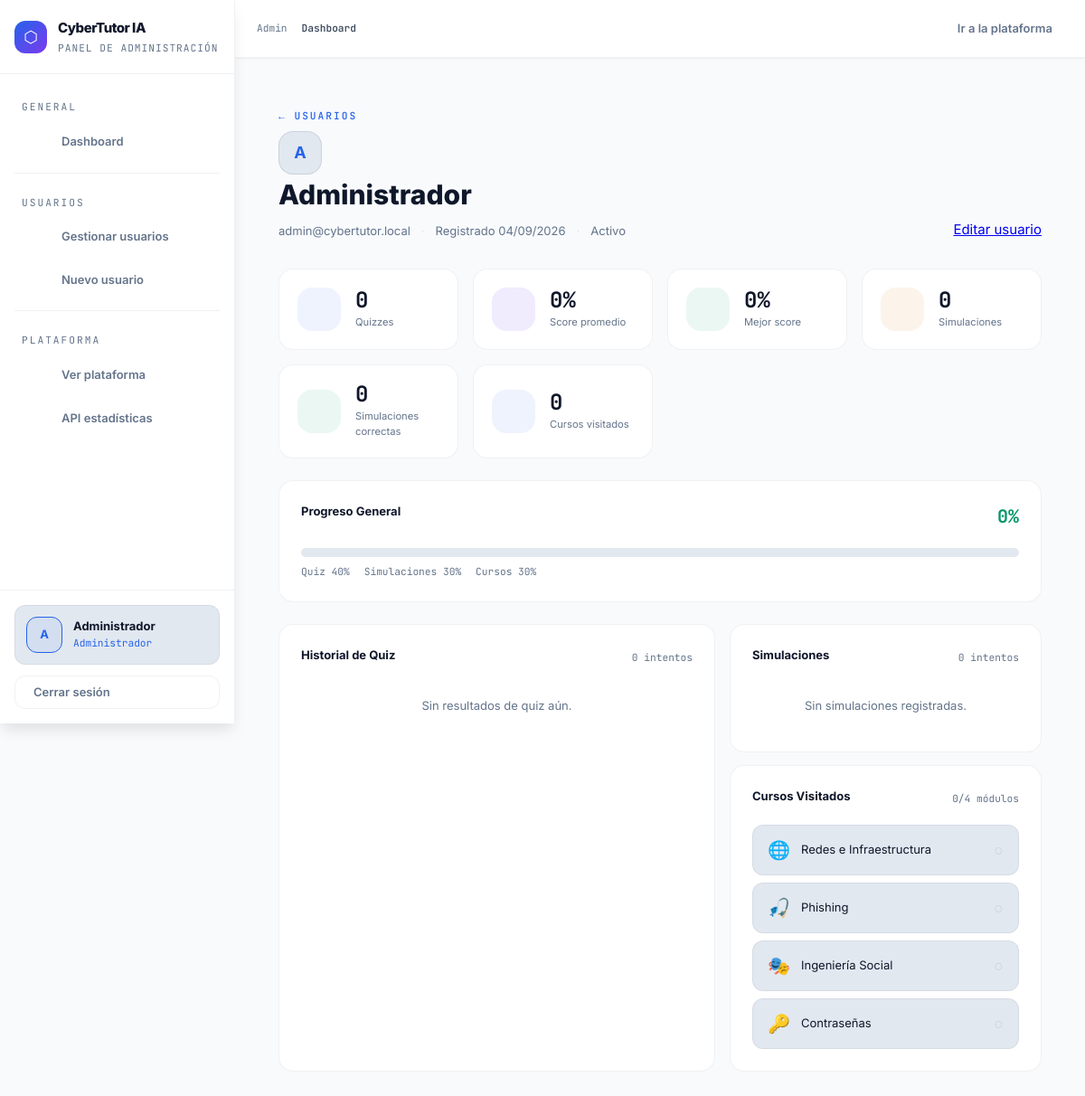
The page /admin/users/1/progress (signed in) on the database its author committed.
### app/models/user.py (models this page shows, shortened)
class User(db.Model, UserMixin):
    __tablename__ = 'user'
    id           = db.Column(db.Integer, primary_key=True)
    email        = db.Column(db.String(100), unique=True, nullable=False)
    password     = db.Column(db.String(255), nullable=False)
    name         = db.Column(db.String(100), default='')
    is_admin     = db.Column(db.Boolean, default=False)
    is_active    = db.Column(db.Boolean, default=True)
    created_at   = db.Column(db.DateTime, default=datetime.utcnow)
    last_login   = db.Column(db.DateTime, nullable=True)
    __table_args__ = (
        db.Index('ix_user_admin_active', 'is_admin', 'is_active'),
        db.Index('ix_user_created_at', 'created_at'),
        db.Index('ix_user_last_login', 'last_login'),
    )
    quiz_results       = db.relationship('QuizResult',       backref='user', lazy=True, cascade='all, delete-orphan')
    simulation_results = db.relationship('SimulationResult', backref='user', lazy=True, cascade='all, delete-orphan')
    course_visits      = db.relationship('CourseVisit',      backref='user', lazy=True, cascade='all, delete-orphan')
    @property
    def quiz_count(self):
        return len(self.quiz_results)
    @property
    def avg_quiz_score(self):
        if not self.quiz_results:
            return 0
        return round(sum(r.score for r in self.quiz_results) / len(self.quiz_results))
    @property
    def best_quiz_score(self):
        if not self.quiz_results:
            return 0
        return max(r.score for r in self.quiz_results)
    @property
    def simulation_count(self):
        return len(self.simulation_results)
    @property
    def simulation_correct(self):
        return sum(1 for r in self.simulation_results if r.is_correct)
    @property
    def courses_visited(self):
        return len(set(v.course_id for v in self.course_visits))
    @property
    def overall_progress(self):
        quiz_score   = self.avg_quiz_score * 0.4          # 40%
        sim_score    = (self.simulation_correct / max(self.simulation_count, 1)) * 100 * 0.3  # 30%
        course_score = min(self.courses_visited / 4, 1) * 100 * 0.3   # 30% (4 cursos total)
        return round(quiz_score + sim_score + course_score)

### app/routes/admin.py (the view)
@admin.route('/users/<int:user_id>/progress')
@login_required
@admin_required
def user_progress(user_id):
    user = User.query.get_or_404(user_id)
    quiz_results = QuizResult.query.filter_by(user_id=user_id)\
                    .order_by(QuizResult.created_at.desc()).all()
    sim_results = SimulationResult.query.filter_by(user_id=user_id)\
                    .order_by(SimulationResult.created_at.desc()).all()
    course_visits = CourseVisit.query.filter_by(user_id=user_id)\
                    .order_by(CourseVisit.visited_at.desc()).all()
    quiz_history = [
        {'date': r.created_at.strftime('%d/%m'), 'score': r.score}
        for r in reversed(quiz_results[:10])
    ]
    return render_template('admin/user_progress.html',
        user=user,
        quiz_results=quiz_results,
        sim_results=sim_results,
        course_visits=course_visits,
        quiz_history=quiz_history,
    )

### app/templates/admin/user_progress.html (shortened to what this page needs)
{% extends "base_admin.html" %}
{% block content %}
<div class="admin-page">
  <div class="admin-header">
    <div>
      <div class="admin-eyebrow">
        <a href="{{ url_for('admin.users') }}" class="admin-back">← Usuarios</a>
      </div>
      <h1 class="admin-title">
        <div class="user-avatar user-avatar-lg">{{ user.email[0].upper() }}</div>
        {{ user.name or user.email }}
      </h1>
      <div class="user-meta">
        <span>{{ user.email }}</span>
        <span class="dot">·</span>
        <span>Registrado {{ user.created_at.strftime('%d/%m/%Y') }}</span>
        <span class="dot">·</span>
        <span class="status-pill {% if user.is_active %}status-active{% else %}status-inactive{% endif %}">
          {{ 'Activo' if user.is_active else 'Inactivo' }}
        </span>
      </div>
    </div>
    <a href="{{ url_for('admin.edit_user', user_id=user.id) }}" class="btn btn-secondary">Editar usuario</a>
  </div>
  <div class="kpi-grid">
    <div class="kpi-card">
      <div class="kpi-icon kpi-blue"></div>
      <div class="kpi-content">
        <div class="kpi-num">{{ user.quiz_count }}</div>
        <div class="kpi-label">Quizzes</div>
      </div>
    </div>
    <div class="kpi-card">
      <div class="kpi-icon kpi-purple"></div>
      <div class="kpi-content">
        <div class="kpi-num">{{ user.avg_quiz_score }}%</div>
        <div class="kpi-label">Score promedio</div>
      </div>
    </div>
    <div class="kpi-card">
      <div class="kpi-icon kpi-green"></div>
      <div class="kpi-content">
        <div class="kpi-num">{{ user.best_quiz_score }}%</div>
        <div class="kpi-label">Mejor score</div>
      </div>
    </div>
    <div class="kpi-card">
      <div class="kpi-icon kpi-orange"></div>
      <div class="kpi-content">
        <div class="kpi-num">{{ user.simulation_count }}</div>
        <div class="kpi-label">Simulaciones</div>
      </div>
    </div>
    <div class="kpi-card">
      <div class="kpi-icon kpi-green"></div>
      <div class="kpi-content">
        <div class="kpi-num">{{ user.simulation_correct }}</div>
        <div class="kpi-label">Simulaciones correctas</div>
      </div>
    </div>
    <div class="kpi-card">
      <div class="kpi-icon kpi-blue"></div>
      <div class="kpi-content">
        <div class="kpi-num">{{ user.courses_visited }}</div>
        <div class="kpi-label">Cursos visitados</div>
      </div>
    </div>
  </div>
  <div class="admin-card" style="margin-bottom:1.5rem;">
    <div class="admin-card-header">
      <span class="admin-card-title">Progreso General</span>
      <span class="prog-pct">{{ user.overall_progress }}%</span>
    </div>
    <div class="prog-bar-outer">
    </div>
    <div class="prog-legend">
      <span>Quiz 40%</span>
      <span>Simulaciones 30%</span>
      <span>Cursos 30%</span>
    </div>
  </div>
  <div class="admin-row" style="grid-template-columns: 1.4fr 1fr;">
    <div class="admin-card">
      <div class="admin-card-header">
        <span class="admin-card-title"> Historial de Quiz</span>
        <span class="admin-card-sub">{{ quiz_results | length }} intentos</span>
      </div>
      {% if quiz_results %}
      <div class="mini-chart">
        {% for r in quiz_results[-10:] | reverse %}
        <div class="mc-bar-wrap" title="{{ r.score }}% — {{ r.created_at.strftime('%d/%m') }}">
          <div class="mc-bar {% if r.score >= 90 %}mc-green{% elif r.score >= 70 %}mc-blue{% elif r.score >= 50 %}mc-yellow{% else %}mc-red{% endif %}"
               style="height: {{ r.score }}%">
          </div>
          <div class="mc-label">{{ r.created_at.strftime('%d/%m') }}</div>
        </div>
        {% endfor %}
      </div>
      <div class="admin-table-wrap" style="margin-top:1.25rem;">
        <table class="admin-table">
          <thead><tr><th>Fecha</th><th>Score</th><th>Correctas</th><th>Nivel</th></tr></thead>
          <tbody>
            {% for r in quiz_results %}
            <tr>
              <td class="td-muted td-mono">{{ r.created_at.strftime('%d/%m/%Y %H:%M') }}</td>
              <td>
                <span class="score-pill {% if r.score >= 90 %}pill-green{% elif r.score >= 70 %}pill-blue{% elif r.score >= 50 %}pill-yellow{% else %}pill-red{% endif %}">
                  {{ r.score }}%
                </span>
              </td>
              <td class="td-muted td-mono">{{ r.correct }}/{{ r.total }}</td>
              <td class="td-muted">
                {% if r.score >= 90 %}Experto
                {% elif r.score >= 70 %}Avanzado
                {% elif r.score >= 50 %}Intermedio
                {% else %}Principiante{% endif %}
              </td>
            </tr>
            {% endfor %}
          </tbody>
        </table>
      </div>
      {% else %}
      <p class="admin-empty">Sin resultados de quiz aún.</p>
      {% endif %}
    </div>
    <div style="display:flex; flex-direction:column; gap:14px;">
      <div class="admin-card">
        <div class="admin-card-header">
          <span class="admin-card-title"> Simulaciones</span>
          <span class="admin-card-sub">{{ sim_results | length }} intentos</span>
        </div>
        {% if sim_results %}
        <div class="admin-table-wrap">
          <table class="admin-table">
            <thead><tr><th>Fecha</th><th>Escenario</th><th>Acción</th><th>Resultado</th><th>Puntos</th></tr></thead>
            <tbody>
              {% for r in sim_results %}
              <tr>
                <td class="td-muted td-mono" style="white-space:nowrap;">{{ r.created_at.strftime('%d/%m %H:%M') }}</td>
                <td class="td-muted td-mono">{{ r.scenario_id }}</td>
                <td class="td-muted">{{ r.action_taken }}</td>
                <td>
                  <span class="status-pill {% if r.is_correct %}status-active{% else %}status-inactive{% endif %}">
                    {{ '✓ Correcto' if r.is_correct else '✗ Incorrecto' }}
                  </span>
                </td>
                <td class="td-mono {% if r.points >= 75 %}text-success{% elif r.points >= 25 %}text-warning{% else %}text-danger{% endif %}">
                  {{ r.points }}
                </td>
              </tr>
              {% endfor %}
            </tbody>
          </table>
        </div>
        {% else %}
        <p class="admin-empty">Sin simulaciones registradas.</p>
        {% endif %}
      </div>
      <div class="admin-card">
        <div class="admin-card-header">
          <span class="admin-card-title"> Cursos Visitados</span>
          <span class="admin-card-sub">{{ user.courses_visited }}/4 módulos</span>
        </div>
        {% set all_courses = [
          ('redes', 'Redes e Infraestructura', '🌐'),
          ('phishing', 'Phishing', '🎣'),
          ('ingenieria', 'Ingeniería Social', '🎭'),
          ('contrasena', 'Contraseñas', '🔑'),
        ] %}
        {% set visited_ids = course_visits | map(attribute='course_id') | list %}
        <div class="course-check-list">
          {% for cid, cname, icon in all_courses %}
          <div class="cc-item {% if cid in visited_ids %}cc-done{% endif %}">
            <span class="cc-icon">{{ icon }}</span>
            <span class="cc-name">{{ cname }}</span>
            <span class="cc-status">{{ '✓' if cid in visited_ids else '○' }}</span>
          </div>
          {% endfor %}
        </div>
      </div>
    </div>
  </div>
</div>
{% endblock %}

### app/templates/base_admin.html (shortened to what this page needs)
<!DOCTYPE html>
<html lang="es" data-theme="light">
<head>
  <link rel="stylesheet" href="https://cdnjs.cloudflare.com/ajax/libs/tabler-icons/3.19.0/tabler-icons.min.css">
  <link rel="stylesheet" href="{{ url_for('static', filename='css/design-tokens.css') }}">
  <link rel="stylesheet" href="{{ url_for('static', filename='css/admin.css') }}">
</head>
<body>
<aside class="admin-sidebar" id="sidebar">
  <div class="sidebar-logo">
    <div class="logo-wrap">
      <div class="logo-icon">⬡</div>
      <div>
        <div class="logo-title">CyberTutor IA</div>
        <div class="logo-sub">Panel de administración</div>
      </div>
    </div>
  </div>
  <nav class="sidebar-nav">
    <span class="nav-section-label">General</span>
    <a href="{{ url_for('admin.dashboard') }}"
       class="nav-link {% if request.endpoint == 'admin.dashboard' %}active{% endif %}">
       Dashboard
    </a>
    <div class="nav-divider"></div>
    <span class="nav-section-label">Usuarios</span>
    <a href="{{ url_for('admin.users') }}"
       class="nav-link {% if request.endpoint in ['admin.users', 'admin.create_user', 'admin.edit_user'] %}active{% endif %}">
       Gestionar usuarios
    </a>
    <a href="{{ url_for('admin.create_user') }}" class="nav-link">
       Nuevo usuario
    </a>
    <div class="nav-divider"></div>
    <span class="nav-section-label">Plataforma</span>
    <a href="{{ url_for('main.home') }}" class="nav-link" target="_blank">
       Ver plataforma
    </a>
    <a href="{{ url_for('admin.api_stats') }}" class="nav-link" target="_blank">
       API estadísticas
    </a>
  </nav>
  <div class="sidebar-footer">
    <div class="admin-profile">
      <div class="profile-avatar">
        {{ current_user.email[0].upper() if current_user.is_authenticated else 'A' }}
      </div>
      <div>
        <div class="profile-name">
          {{ current_user.name or current_user.email if current_user.is_authenticated else 'Admin' }}
        </div>
        <div class="profile-role">Administrador</div>
      </div>
    </div>
    <a href="{{ url_for('auth.logout') }}" class="btn-logout">
       Cerrar sesión
    </a>
  </div>
</aside>
<main class="admin-main">
  <div class="admin-topnav">
    <div class="breadcrumb">
      <a href="{{ url_for('admin.dashboard') }}">Admin</a>
      <span class="current">{% block breadcrumb %}Dashboard{% endblock %}</span>
    </div>
    <div class="topnav-right">
      <a href="{{ url_for('main.home') }}" target="_blank"> Ir a la plataforma</a>
    </div>
  </div>
  <div class="admin-content">
    {% block content %}{% endblock %}
  </div>
</main>
</body>
</html>

### rows shown on the page
User: is_active+email "A", is_active+name "Administrador", email "A", name "Administrador", email "admin@cybertutor.local", created_at "04/09/2026", is_active "Activo"

### other values the page prints
{{ user.quiz_count }} "0"
{{ user.avg_quiz_score }} "0"
{{ user.best_quiz_score }} "0"
{{ user.simulation_count }} "0"
{{ user.simulation_correct }} "0"
{{ user.courses_visited }} "0"
{{ user.overall_progress }} "0"
{{ quiz_results | length }} "0"
{{ sim_results | length }} "0"
{{ icon }} "🌐" "🎣" "🎭" "🔑"
{{ cname }} "Redes e Infraestructura" "Phishing" "Ingeniería Social" "Contraseñas"
